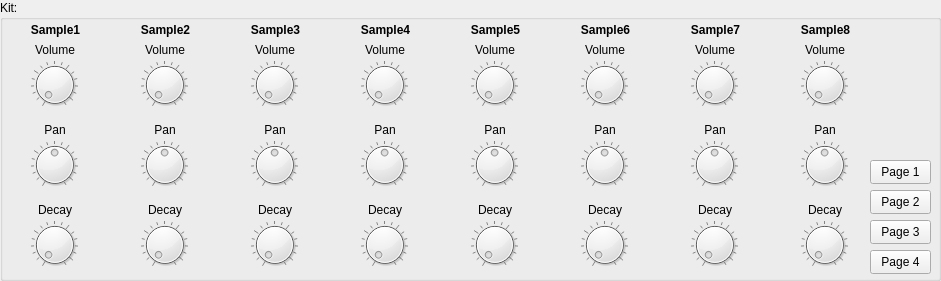
  <widget class="QGroupBox" name="groupBox">
   <property name="geometry">
    <rect>
     <x>30</x>
     <y>0</y>
     <width>941</width>
     <height>281</height>
    </rect>
   </property>
   <property name="title">
    <string>Kit:</string>
   </property>
   <widget class="QLabel" name="kitVolume1Label">
    <property name="geometry">
     <rect>
      <x>30</x>
      <y>40</y>
      <width>50</width>
      <height>20</height>
     </rect>
    </property>
    <property name="text">
     <string>Volume</string>
    </property>
    <property name="alignment">
     <set>Qt::AlignCenter</set>
    </property>
   </widget>
   <widget class="QDial" name="kitVolume1Dial">
    <property name="geometry">
     <rect>
      <x>30</x>
      <y>60</y>
      <width>49</width>
      <height>49</height>
     </rect>
    </property>
    <property name="minimum">
     <number>0</number>
    </property>
    <property name="maximum">
     <number>255</number>
    </property>
    <property name="notchTarget">
     <double>16.000000000000000</double>
    </property>
    <property name="notchesVisible">
     <bool>true</bool>
    </property>
   </widget>
   <widget class="QLabel" name="kitPan1Label">
    <property name="geometry">
     <rect>
      <x>30</x>
      <y>120</y>
      <width>50</width>
      <height>20</height>
     </rect>
    </property>
    <property name="text">
     <string>Pan</string>
    </property>
    <property name="alignment">
     <set>Qt::AlignCenter</set>
    </property>
   </widget>
   <widget class="QDial" name="kitPan1Dial">
    <property name="geometry">
     <rect>
      <x>30</x>
      <y>140</y>
      <width>49</width>
      <height>49</height>
     </rect>
    </property>
    <property name="minimum">
     <number>0</number>
    </property>
    <property name="maximum">
     <number>255</number>
    </property>
    <property name="value">
     <number>128</number>
    </property>
    <property name="notchTarget">
     <double>16.000000000000000</double>
    </property>
    <property name="notchesVisible">
     <bool>true</bool>
    </property>
   </widget>
   <widget class="QLabel" name="kitDecay1Label">
    <property name="geometry">
     <rect>
      <x>30</x>
      <y>200</y>
      <width>50</width>
      <height>20</height>
     </rect>
    </property>
    <property name="text">
     <string>Decay</string>
    </property>
    <property name="alignment">
     <set>Qt::AlignCenter</set>
    </property>
   </widget>
   <widget class="QDial" name="kitDecay1Dial">
    <property name="geometry">
     <rect>
      <x>30</x>
      <y>220</y>
      <width>49</width>
      <height>49</height>
     </rect>
    </property>
    <property name="minimum">
     <number>0</number>
    </property>
    <property name="maximum">
     <number>255</number>
    </property>
    <property name="notchTarget">
     <double>16.000000000000000</double>
    </property>
    <property name="notchesVisible">
     <bool>true</bool>
    </property>
   </widget>
   <widget class="QLabel" name="kitSample1Label">
    <property name="geometry">
     <rect>
      <x>0</x>
      <y>20</y>
      <width>111</width>
      <height>20</height>
     </rect>
    </property>
    <property name="font">
     <font>
      <weight>75</weight>
      <bold>true</bold>
     </font>
    </property>
    <property name="text">
     <string>Sample1</string>
    </property>
    <property name="textFormat">
     <enum>Qt::PlainText</enum>
    </property>
    <property name="alignment">
     <set>Qt::AlignCenter</set>
    </property>
   </widget>
   <widget class="QLabel" name="kitPan2Label">
    <property name="geometry">
     <rect>
      <x>140</x>
      <y>120</y>
      <width>50</width>
      <height>20</height>
     </rect>
    </property>
    <property name="text">
     <string>Pan</string>
    </property>
    <property name="alignment">
     <set>Qt::AlignCenter</set>
    </property>
   </widget>
   <widget class="QLabel" name="kitDecay2Label">
    <property name="geometry">
     <rect>
      <x>140</x>
      <y>200</y>
      <width>50</width>
      <height>20</height>
     </rect>
    </property>
    <property name="text">
     <string>Decay</string>
    </property>
    <property name="alignment">
     <set>Qt::AlignCenter</set>
    </property>
   </widget>
   <widget class="QDial" name="kitPan2Dial">
    <property name="geometry">
     <rect>
      <x>140</x>
      <y>140</y>
      <width>49</width>
      <height>49</height>
     </rect>
    </property>
    <property name="minimum">
     <number>0</number>
    </property>
    <property name="maximum">
     <number>255</number>
    </property>
    <property name="value">
     <number>128</number>
    </property>
    <property name="notchTarget">
     <double>16.000000000000000</double>
    </property>
    <property name="notchesVisible">
     <bool>true</bool>
    </property>
   </widget>
   <widget class="QDial" name="kitDecay2Dial">
    <property name="geometry">
     <rect>
      <x>140</x>
      <y>220</y>
      <width>49</width>
      <height>49</height>
     </rect>
    </property>
    <property name="minimum">
     <number>0</number>
    </property>
    <property name="maximum">
     <number>255</number>
    </property>
    <property name="notchTarget">
     <double>16.000000000000000</double>
    </property>
    <property name="notchesVisible">
     <bool>true</bool>
    </property>
   </widget>
   <widget class="QDial" name="kitVolume2Dial">
    <property name="geometry">
     <rect>
      <x>140</x>
      <y>60</y>
      <width>49</width>
      <height>49</height>
     </rect>
    </property>
    <property name="minimum">
     <number>0</number>
    </property>
    <property name="maximum">
     <number>255</number>
    </property>
    <property name="notchTarget">
     <double>16.000000000000000</double>
    </property>
    <property name="notchesVisible">
     <bool>true</bool>
    </property>
   </widget>
   <widget class="QLabel" name="kitVolume2Label">
    <property name="geometry">
     <rect>
      <x>140</x>
      <y>40</y>
      <width>50</width>
      <height>20</height>
     </rect>
    </property>
    <property name="text">
     <string>Volume</string>
    </property>
    <property name="alignment">
     <set>Qt::AlignCenter</set>
    </property>
   </widget>
   <widget class="QDial" name="kitVolume3Dial">
    <property name="geometry">
     <rect>
      <x>250</x>
      <y>60</y>
      <width>49</width>
      <height>49</height>
     </rect>
    </property>
    <property name="minimum">
     <number>0</number>
    </property>
    <property name="maximum">
     <number>255</number>
    </property>
    <property name="notchTarget">
     <double>16.000000000000000</double>
    </property>
    <property name="notchesVisible">
     <bool>true</bool>
    </property>
   </widget>
   <widget class="QDial" name="kitPan3Dial">
    <property name="geometry">
     <rect>
      <x>250</x>
      <y>140</y>
      <width>49</width>
      <height>49</height>
     </rect>
    </property>
    <property name="minimum">
     <number>0</number>
    </property>
    <property name="maximum">
     <number>255</number>
    </property>
    <property name="value">
     <number>128</number>
    </property>
    <property name="notchTarget">
     <double>16.000000000000000</double>
    </property>
    <property name="notchesVisible">
     <bool>true</bool>
    </property>
   </widget>
   <widget class="QDial" name="kitDecay3Dial">
    <property name="geometry">
     <rect>
      <x>250</x>
      <y>220</y>
      <width>49</width>
      <height>49</height>
     </rect>
    </property>
    <property name="minimum">
     <number>0</number>
    </property>
    <property name="maximum">
     <number>255</number>
    </property>
    <property name="notchTarget">
     <double>16.000000000000000</double>
    </property>
    <property name="notchesVisible">
     <bool>true</bool>
    </property>
   </widget>
   <widget class="QLabel" name="kitVolume3Label">
    <property name="geometry">
     <rect>
      <x>250</x>
      <y>40</y>
      <width>50</width>
      <height>20</height>
     </rect>
    </property>
    <property name="text">
     <string>Volume</string>
    </property>
    <property name="alignment">
     <set>Qt::AlignCenter</set>
    </property>
   </widget>
   <widget class="QLabel" name="kitDecay3Label">
    <property name="geometry">
     <rect>
      <x>250</x>
      <y>200</y>
      <width>50</width>
      <height>20</height>
     </rect>
    </property>
    <property name="text">
     <string>Decay</string>
    </property>
    <property name="alignment">
     <set>Qt::AlignCenter</set>
    </property>
   </widget>
   <widget class="QLabel" name="kitPan3Label">
    <property name="geometry">
     <rect>
      <x>250</x>
      <y>120</y>
      <width>50</width>
      <height>20</height>
     </rect>
    </property>
    <property name="text">
     <string>Pan</string>
    </property>
    <property name="alignment">
     <set>Qt::AlignCenter</set>
    </property>
   </widget>
   <widget class="QDial" name="kitVolume4Dial">
    <property name="geometry">
     <rect>
      <x>360</x>
      <y>60</y>
      <width>49</width>
      <height>49</height>
     </rect>
    </property>
    <property name="minimum">
     <number>0</number>
    </property>
    <property name="maximum">
     <number>255</number>
    </property>
    <property name="notchTarget">
     <double>16.000000000000000</double>
    </property>
    <property name="notchesVisible">
     <bool>true</bool>
    </property>
   </widget>
   <widget class="QDial" name="kitPan4Dial">
    <property name="geometry">
     <rect>
      <x>360</x>
      <y>140</y>
      <width>49</width>
      <height>49</height>
     </rect>
    </property>
    <property name="minimum">
     <number>0</number>
    </property>
    <property name="maximum">
     <number>255</number>
    </property>
    <property name="value">
     <number>128</number>
    </property>
    <property name="notchTarget">
     <double>16.000000000000000</double>
    </property>
    <property name="notchesVisible">
     <bool>true</bool>
    </property>
   </widget>
   <widget class="QDial" name="kitDecay4Dial">
    <property name="geometry">
     <rect>
      <x>360</x>
      <y>220</y>
      <width>49</width>
      <height>49</height>
     </rect>
    </property>
    <property name="minimum">
     <number>0</number>
    </property>
    <property name="maximum">
     <number>255</number>
    </property>
    <property name="notchTarget">
     <double>16.000000000000000</double>
    </property>
    <property name="notchesVisible">
     <bool>true</bool>
    </property>
   </widget>
   <widget class="QLabel" name="kitVolume4Label">
    <property name="geometry">
     <rect>
      <x>360</x>
      <y>40</y>
      <width>50</width>
      <height>20</height>
     </rect>
    </property>
    <property name="text">
     <string>Volume</string>
    </property>
    <property name="alignment">
     <set>Qt::AlignCenter</set>
    </property>
   </widget>
   <widget class="QLabel" name="kitDecay4Label">
    <property name="geometry">
     <rect>
      <x>360</x>
      <y>200</y>
      <width>50</width>
      <height>20</height>
     </rect>
    </property>
    <property name="text">
     <string>Decay</string>
    </property>
    <property name="alignment">
     <set>Qt::AlignCenter</set>
    </property>
   </widget>
   <widget class="QLabel" name="kitPan4Label">
    <property name="geometry">
     <rect>
      <x>360</x>
      <y>120</y>
      <width>50</width>
      <height>20</height>
     </rect>
    </property>
    <property name="text">
     <string>Pan</string>
    </property>
    <property name="alignment">
     <set>Qt::AlignCenter</set>
    </property>
   </widget>
   <widget class="QDial" name="kitVolume5Dial">
    <property name="geometry">
     <rect>
      <x>470</x>
      <y>60</y>
      <width>49</width>
      <height>49</height>
     </rect>
    </property>
    <property name="minimum">
     <number>0</number>
    </property>
    <property name="maximum">
     <number>255</number>
    </property>
    <property name="notchTarget">
     <double>16.000000000000000</double>
    </property>
    <property name="notchesVisible">
     <bool>true</bool>
    </property>
   </widget>
   <widget class="QDial" name="kitPan5Dial">
    <property name="geometry">
     <rect>
      <x>470</x>
      <y>140</y>
      <width>49</width>
      <height>49</height>
     </rect>
    </property>
    <property name="minimum">
     <number>0</number>
    </property>
    <property name="maximum">
     <number>255</number>
    </property>
    <property name="value">
     <number>128</number>
    </property>
    <property name="notchTarget">
     <double>16.000000000000000</double>
    </property>
    <property name="notchesVisible">
     <bool>true</bool>
    </property>
   </widget>
   <widget class="QDial" name="kitDecay5Dial">
    <property name="geometry">
     <rect>
      <x>470</x>
      <y>220</y>
      <width>49</width>
      <height>49</height>
     </rect>
    </property>
    <property name="minimum">
     <number>0</number>
    </property>
    <property name="maximum">
     <number>255</number>
    </property>
    <property name="notchTarget">
     <double>16.000000000000000</double>
    </property>
    <property name="notchesVisible">
     <bool>true</bool>
    </property>
   </widget>
   <widget class="QLabel" name="kitVolume5Label">
    <property name="geometry">
     <rect>
      <x>470</x>
      <y>40</y>
      <width>50</width>
      <height>20</height>
     </rect>
    </property>
    <property name="text">
     <string>Volume</string>
    </property>
    <property name="alignment">
     <set>Qt::AlignCenter</set>
    </property>
   </widget>
   <widget class="QLabel" name="kitDecay5Label">
    <property name="geometry">
     <rect>
      <x>470</x>
      <y>200</y>
      <width>50</width>
      <height>20</height>
     </rect>
    </property>
    <property name="text">
     <string>Decay</string>
    </property>
    <property name="alignment">
     <set>Qt::AlignCenter</set>
    </property>
   </widget>
   <widget class="QLabel" name="kitPan5Label">
    <property name="geometry">
     <rect>
      <x>470</x>
      <y>120</y>
      <width>50</width>
      <height>20</height>
     </rect>
    </property>
    <property name="text">
     <string>Pan</string>
    </property>
    <property name="alignment">
     <set>Qt::AlignCenter</set>
    </property>
   </widget>
   <widget class="QDial" name="kitVolume6Dial">
    <property name="geometry">
     <rect>
      <x>580</x>
      <y>60</y>
      <width>49</width>
      <height>49</height>
     </rect>
    </property>
    <property name="minimum">
     <number>0</number>
    </property>
    <property name="maximum">
     <number>255</number>
    </property>
    <property name="notchTarget">
     <double>16.000000000000000</double>
    </property>
    <property name="notchesVisible">
     <bool>true</bool>
    </property>
   </widget>
   <widget class="QDial" name="kitPan6Dial">
    <property name="geometry">
     <rect>
      <x>580</x>
      <y>140</y>
      <width>49</width>
      <height>49</height>
     </rect>
    </property>
    <property name="minimum">
     <number>0</number>
    </property>
    <property name="maximum">
     <number>255</number>
    </property>
    <property name="value">
     <number>128</number>
    </property>
    <property name="notchTarget">
     <double>16.000000000000000</double>
    </property>
    <property name="notchesVisible">
     <bool>true</bool>
    </property>
   </widget>
   <widget class="QDial" name="kitDecay6Dial">
    <property name="geometry">
     <rect>
      <x>580</x>
      <y>220</y>
      <width>49</width>
      <height>49</height>
     </rect>
    </property>
    <property name="minimum">
     <number>0</number>
    </property>
    <property name="maximum">
     <number>255</number>
    </property>
    <property name="notchTarget">
     <double>16.000000000000000</double>
    </property>
    <property name="notchesVisible">
     <bool>true</bool>
    </property>
   </widget>
   <widget class="QLabel" name="kitVolume6Label">
    <property name="geometry">
     <rect>
      <x>580</x>
      <y>40</y>
      <width>50</width>
      <height>20</height>
     </rect>
    </property>
    <property name="text">
     <string>Volume</string>
    </property>
    <property name="alignment">
     <set>Qt::AlignCenter</set>
    </property>
   </widget>
   <widget class="QLabel" name="kitDecay6Label">
    <property name="geometry">
     <rect>
      <x>580</x>
      <y>200</y>
      <width>50</width>
      <height>20</height>
     </rect>
    </property>
    <property name="text">
     <string>Decay</string>
    </property>
    <property name="alignment">
     <set>Qt::AlignCenter</set>
    </property>
   </widget>
   <widget class="QLabel" name="kitPan6Label">
    <property name="geometry">
     <rect>
      <x>580</x>
      <y>120</y>
      <width>50</width>
      <height>20</height>
     </rect>
    </property>
    <property name="text">
     <string>Pan</string>
    </property>
    <property name="alignment">
     <set>Qt::AlignCenter</set>
    </property>
   </widget>
   <widget class="QDial" name="kitVolume7Dial">
    <property name="geometry">
     <rect>
      <x>690</x>
      <y>60</y>
      <width>49</width>
      <height>49</height>
     </rect>
    </property>
    <property name="minimum">
     <number>0</number>
    </property>
    <property name="maximum">
     <number>255</number>
    </property>
    <property name="notchTarget">
     <double>16.000000000000000</double>
    </property>
    <property name="notchesVisible">
     <bool>true</bool>
    </property>
   </widget>
   <widget class="QDial" name="kitPan7Dial">
    <property name="geometry">
     <rect>
      <x>690</x>
      <y>140</y>
      <width>49</width>
      <height>49</height>
     </rect>
    </property>
    <property name="minimum">
     <number>0</number>
    </property>
    <property name="maximum">
     <number>255</number>
    </property>
    <property name="value">
     <number>128</number>
    </property>
    <property name="notchTarget">
     <double>16.000000000000000</double>
    </property>
    <property name="notchesVisible">
     <bool>true</bool>
    </property>
   </widget>
   <widget class="QDial" name="kitDecay7Dial">
    <property name="geometry">
     <rect>
      <x>690</x>
      <y>220</y>
      <width>49</width>
      <height>49</height>
     </rect>
    </property>
    <property name="minimum">
     <number>0</number>
    </property>
    <property name="maximum">
     <number>255</number>
    </property>
    <property name="notchTarget">
     <double>16.000000000000000</double>
    </property>
    <property name="notchesVisible">
     <bool>true</bool>
    </property>
   </widget>
   <widget class="QLabel" name="kitVolume7Label">
    <property name="geometry">
     <rect>
      <x>690</x>
      <y>40</y>
      <width>50</width>
      <height>20</height>
     </rect>
    </property>
    <property name="text">
     <string>Volume</string>
    </property>
    <property name="alignment">
     <set>Qt::AlignCenter</set>
    </property>
   </widget>
   <widget class="QLabel" name="kitDecay7Label">
    <property name="geometry">
     <rect>
      <x>690</x>
      <y>200</y>
      <width>50</width>
      <height>20</height>
     </rect>
    </property>
    <property name="text">
     <string>Decay</string>
    </property>
    <property name="alignment">
     <set>Qt::AlignCenter</set>
    </property>
   </widget>
   <widget class="QLabel" name="kitPan7Label">
    <property name="geometry">
     <rect>
      <x>690</x>
      <y>120</y>
      <width>50</width>
      <height>20</height>
     </rect>
    </property>
    <property name="text">
     <string>Pan</string>
    </property>
    <property name="alignment">
     <set>Qt::AlignCenter</set>
    </property>
   </widget>
   <widget class="QDial" name="kitVolume8Dial">
    <property name="geometry">
     <rect>
      <x>800</x>
      <y>60</y>
      <width>49</width>
      <height>49</height>
     </rect>
    </property>
    <property name="minimum">
     <number>0</number>
    </property>
    <property name="maximum">
     <number>255</number>
    </property>
    <property name="notchTarget">
     <double>16.000000000000000</double>
    </property>
    <property name="notchesVisible">
     <bool>true</bool>
    </property>
   </widget>
   <widget class="QDial" name="kitPan8Dial">
    <property name="geometry">
     <rect>
      <x>800</x>
      <y>140</y>
      <width>49</width>
      <height>49</height>
     </rect>
    </property>
    <property name="minimum">
     <number>0</number>
    </property>
    <property name="maximum">
     <number>255</number>
    </property>
    <property name="value">
     <number>128</number>
    </property>
    <property name="notchTarget">
     <double>16.000000000000000</double>
    </property>
    <property name="notchesVisible">
     <bool>true</bool>
    </property>
   </widget>
   <widget class="QDial" name="kitDecay8Dial">
    <property name="geometry">
     <rect>
      <x>800</x>
      <y>220</y>
      <width>49</width>
      <height>49</height>
     </rect>
    </property>
    <property name="minimum">
     <number>0</number>
    </property>
    <property name="maximum">
     <number>255</number>
    </property>
    <property name="notchTarget">
     <double>16.000000000000000</double>
    </property>
    <property name="notchesVisible">
     <bool>true</bool>
    </property>
   </widget>
   <widget class="QLabel" name="kitVolume8Label">
    <property name="geometry">
     <rect>
      <x>800</x>
      <y>40</y>
      <width>50</width>
      <height>20</height>
     </rect>
    </property>
    <property name="text">
     <string>Volume</string>
    </property>
    <property name="alignment">
     <set>Qt::AlignCenter</set>
    </property>
   </widget>
   <widget class="QLabel" name="kitDecay8Label">
    <property name="geometry">
     <rect>
      <x>800</x>
      <y>200</y>
      <width>50</width>
      <height>20</height>
     </rect>
    </property>
    <property name="text">
     <string>Decay</string>
    </property>
    <property name="alignment">
     <set>Qt::AlignCenter</set>
    </property>
   </widget>
   <widget class="QLabel" name="kitPan8Label">
    <property name="geometry">
     <rect>
      <x>800</x>
      <y>120</y>
      <width>50</width>
      <height>20</height>
     </rect>
    </property>
    <property name="text">
     <string>Pan</string>
    </property>
    <property name="alignment">
     <set>Qt::AlignCenter</set>
    </property>
   </widget>
   <widget class="QLabel" name="kitSample2Label">
    <property name="geometry">
     <rect>
      <x>110</x>
      <y>20</y>
      <width>111</width>
      <height>20</height>
     </rect>
    </property>
    <property name="font">
     <font>
      <weight>75</weight>
      <bold>true</bold>
     </font>
    </property>
    <property name="text">
     <string>Sample2</string>
    </property>
    <property name="textFormat">
     <enum>Qt::PlainText</enum>
    </property>
    <property name="alignment">
     <set>Qt::AlignCenter</set>
    </property>
   </widget>
   <widget class="QLabel" name="kitSample3Label">
    <property name="geometry">
     <rect>
      <x>220</x>
      <y>20</y>
      <width>111</width>
      <height>20</height>
     </rect>
    </property>
    <property name="font">
     <font>
      <weight>75</weight>
      <bold>true</bold>
     </font>
    </property>
    <property name="text">
     <string>Sample3</string>
    </property>
    <property name="textFormat">
     <enum>Qt::PlainText</enum>
    </property>
    <property name="alignment">
     <set>Qt::AlignCenter</set>
    </property>
   </widget>
   <widget class="QLabel" name="kitSample4Label">
    <property name="geometry">
     <rect>
      <x>330</x>
      <y>20</y>
      <width>111</width>
      <height>20</height>
     </rect>
    </property>
    <property name="font">
     <font>
      <weight>75</weight>
      <bold>true</bold>
     </font>
    </property>
    <property name="text">
     <string>Sample4</string>
    </property>
    <property name="textFormat">
     <enum>Qt::PlainText</enum>
    </property>
    <property name="alignment">
     <set>Qt::AlignCenter</set>
    </property>
   </widget>
   <widget class="QLabel" name="kitSample5Label">
    <property name="geometry">
     <rect>
      <x>440</x>
      <y>20</y>
      <width>111</width>
      <height>20</height>
     </rect>
    </property>
    <property name="font">
     <font>
      <weight>75</weight>
      <bold>true</bold>
     </font>
    </property>
    <property name="text">
     <string>Sample5</string>
    </property>
    <property name="textFormat">
     <enum>Qt::PlainText</enum>
    </property>
    <property name="alignment">
     <set>Qt::AlignCenter</set>
    </property>
   </widget>
   <widget class="QLabel" name="kitSample6Label">
    <property name="geometry">
     <rect>
      <x>550</x>
      <y>20</y>
      <width>111</width>
      <height>20</height>
     </rect>
    </property>
    <property name="font">
     <font>
      <weight>75</weight>
      <bold>true</bold>
     </font>
    </property>
    <property name="text">
     <string>Sample6</string>
    </property>
    <property name="textFormat">
     <enum>Qt::PlainText</enum>
    </property>
    <property name="alignment">
     <set>Qt::AlignCenter</set>
    </property>
   </widget>
   <widget class="QLabel" name="kitSample7Label">
    <property name="geometry">
     <rect>
      <x>660</x>
      <y>20</y>
      <width>111</width>
      <height>20</height>
     </rect>
    </property>
    <property name="font">
     <font>
      <weight>75</weight>
      <bold>true</bold>
     </font>
    </property>
    <property name="text">
     <string>Sample7</string>
    </property>
    <property name="textFormat">
     <enum>Qt::PlainText</enum>
    </property>
    <property name="alignment">
     <set>Qt::AlignCenter</set>
    </property>
   </widget>
   <widget class="QLabel" name="kitSample8Label">
    <property name="geometry">
     <rect>
      <x>770</x>
      <y>20</y>
      <width>111</width>
      <height>20</height>
     </rect>
    </property>
    <property name="font">
     <font>
      <weight>75</weight>
      <bold>true</bold>
     </font>
    </property>
    <property name="text">
     <string>Sample8</string>
    </property>
    <property name="textFormat">
     <enum>Qt::PlainText</enum>
    </property>
    <property name="alignment">
     <set>Qt::AlignCenter</set>
    </property>
   </widget>
   <widget class="QPushButton" name="kitSet2Push">
    <property name="geometry">
     <rect>
      <x>870</x>
      <y>190</y>
      <width>61</width>
      <height>24</height>
     </rect>
    </property>
    <property name="text">
     <string>Page 2</string>
    </property>
    <property name="checkable">
     <bool>true</bool>
    </property>
   </widget>
   <widget class="QPushButton" name="kitSet1Push">
    <property name="geometry">
     <rect>
      <x>870</x>
      <y>160</y>
      <width>61</width>
      <height>24</height>
     </rect>
    </property>
    <property name="text">
     <string>Page 1</string>
    </property>
    <property name="checkable">
     <bool>true</bool>
    </property>
   </widget>
   <widget class="QPushButton" name="kitSet3Push">
    <property name="geometry">
     <rect>
      <x>870</x>
      <y>220</y>
      <width>61</width>
      <height>24</height>
     </rect>
    </property>
    <property name="text">
     <string>Page 3</string>
    </property>
    <property name="checkable">
     <bool>true</bool>
    </property>
   </widget>
   <widget class="QPushButton" name="kitSet4Push">
    <property name="geometry">
     <rect>
      <x>870</x>
      <y>250</y>
      <width>61</width>
      <height>24</height>
     </rect>
    </property>
    <property name="text">
     <string>Page 4</string>
    </property>
    <property name="checkable">
     <bool>true</bool>
    </property>
   </widget>
   <widget class="Led" name="sample1Led" native="true">
    <property name="geometry">
     <rect>
      <x>90</x>
      <y>50</y>
      <width>16</width>
      <height>16</height>
     </rect>
    </property>
   </widget>
   <widget class="Led" name="sample2Led" native="true">
    <property name="geometry">
     <rect>
      <x>200</x>
      <y>50</y>
      <width>16</width>
      <height>16</height>
     </rect>
    </property>
   </widget>
   <widget class="Led" name="sample3Led" native="true">
    <property name="geometry">
     <rect>
      <x>310</x>
      <y>50</y>
      <width>16</width>
      <height>16</height>
     </rect>
    </property>
   </widget>
   <widget class="Led" name="sample4Led" native="true">
    <property name="geometry">
     <rect>
      <x>420</x>
      <y>50</y>
      <width>16</width>
      <height>16</height>
     </rect>
    </property>
   </widget>
   <widget class="Led" name="sample5Led" native="true">
    <property name="geometry">
     <rect>
      <x>530</x>
      <y>50</y>
      <width>16</width>
      <height>16</height>
     </rect>
    </property>
   </widget>
   <widget class="Led" name="sample6Led" native="true">
    <property name="geometry">
     <rect>
      <x>640</x>
      <y>50</y>
      <width>16</width>
      <height>16</height>
     </rect>
    </property>
   </widget>
   <widget class="Led" name="sample7Led" native="true">
    <property name="geometry">
     <rect>
      <x>750</x>
      <y>50</y>
      <width>16</width>
      <height>16</height>
     </rect>
    </property>
   </widget>
   <widget class="Led" name="sample8Led" native="true">
    <property name="geometry">
     <rect>
      <x>860</x>
      <y>50</y>
      <width>16</width>
      <height>16</height>
     </rect>
    </property>
   </widget>
  </widget>
